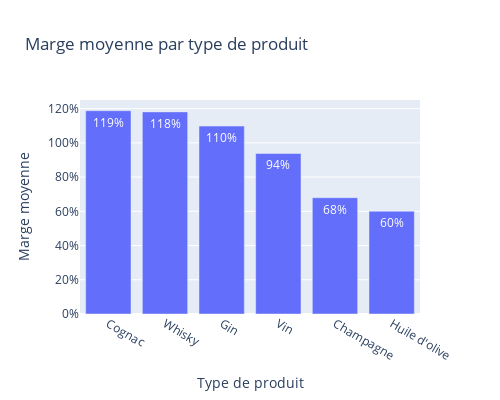

Source (notebook cell):
### Code cell
#Affichage dans un graphique du taux de marge par type de produit
fig = px.bar(df_marge_moyenne_par_type, x = 'product_type', y = "Taux de marge", title = "Marge moyenne par type de produit", width=500, height=400)
fig.update_layout(yaxis_title="Marge moyenne", xaxis_title="Type de produit")
fig.update_traces(texttemplate="%{y:.0%}", textposition='inside')
fig.update_yaxes(tickformat=".0%") 
fig.show()

### Figure 1 — Plotly figure (JSON) as saved in the notebook; plotly's stock layout.template omitted (floating-point values rounded to 4 significant figures)
{"data": [{"alignmentgroup": "True", "hovertemplate": "product_type=%{x}<br>Taux de marge=%{y}<extra></extra>", "legendgroup": "", "marker": {"color": "#636efa", "pattern": {"shape": ""}}, "name": "", "offsetgroup": "", "orientation": "v", "showlegend": false, "textposition": "inside", "texttemplate": "%{y:.0%}", "type": "bar", "x": ["Cognac", "Whisky", "Gin", "Vin", "Champagne", "Huile d'olive"], "xaxis": "x", "y": [1.188, 1.181, 1.098, 0.9378, 0.6795, 0.6007], "yaxis": "y"}], "layout": {"barmode": "relative", "height": 400, "legend": {"tracegroupgap": 0}, "title": {"text": "Marge moyenne par type de produit"}, "width": 500, "xaxis": {"anchor": "y", "domain": [0, 1], "title": {"text": "Type de produit"}}, "yaxis": {"anchor": "x", "domain": [0, 1], "tickformat": ".0%", "title": {"text": "Marge moyenne"}}}}
